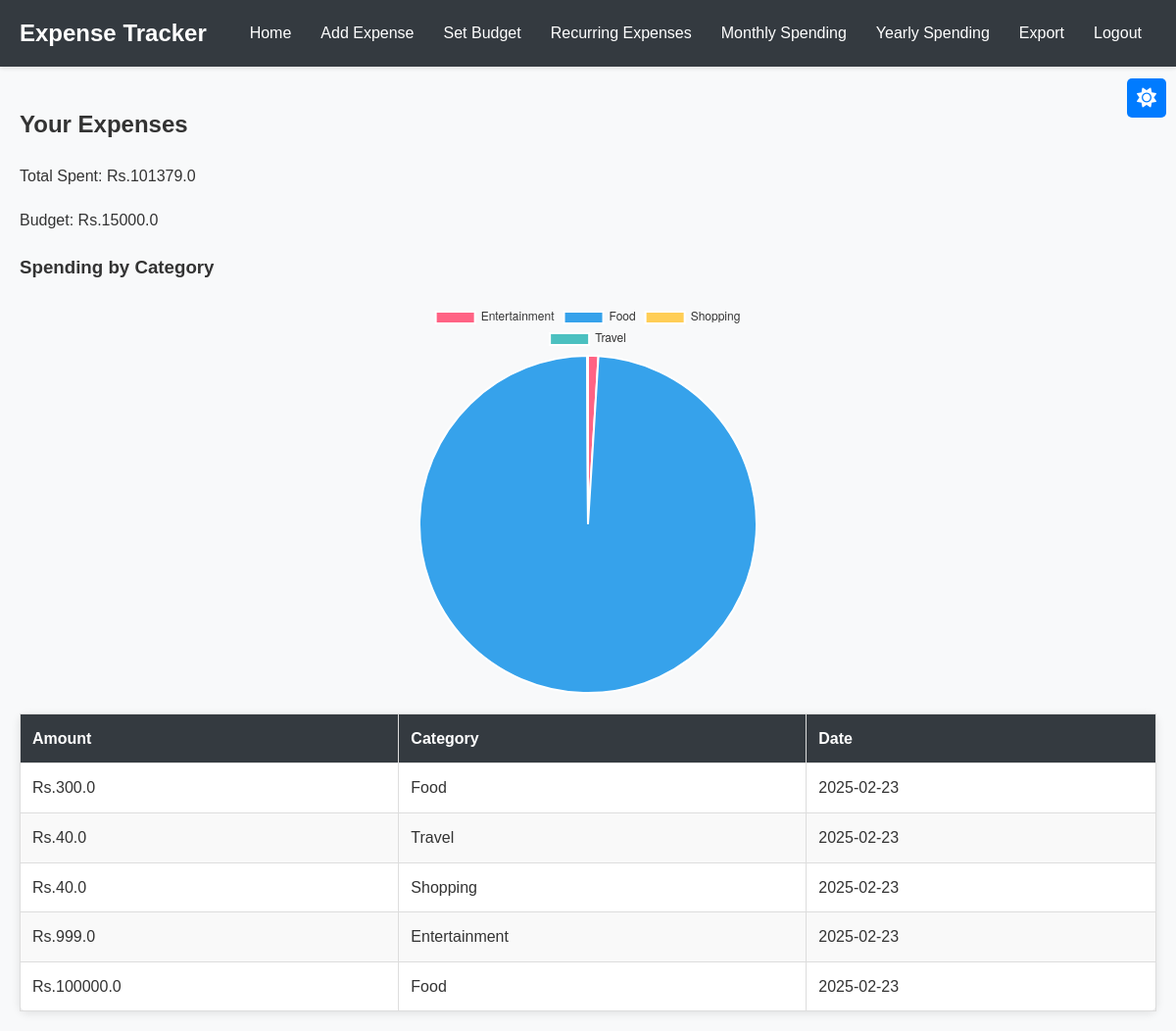
Screenshot of / (signed in) with the database file from the repository.
### app.py (models this page shows)
class Budget(db.Model):
    id = db.Column(db.Integer, primary_key=True)
    amount = db.Column(db.Float, nullable=False)
    user_id = db.Column(db.Integer, db.ForeignKey('user.id'), nullable=False)

class Expense(db.Model):
    id = db.Column(db.Integer, primary_key=True)
    amount = db.Column(db.Float, nullable=False)
    category = db.Column(db.String(100), nullable=False)
    date = db.Column(db.String(100), nullable=False)
    month = db.Column(db.String(7), nullable=False)
    user_id = db.Column(db.Integer, db.ForeignKey('user.id'), nullable=False)

### app.py (the view)
@app.route('/')
@login_required
def home():
    current_month = datetime.now().strftime('%Y-%m')
    expenses = Expense.query.filter_by(user_id=current_user.id, month=current_month).all()
    budget = Budget.query.filter_by(user_id=current_user.id).first()
    total_spent = sum(expense.amount for expense in expenses)
    categories = {}
    for expense in expenses:
        categories[expense.category] = categories.get(expense.category, 0) + expense.amount
    return render_template('index.html', expenses=expenses, total_spent=total_spent, budget=budget, alert=None, categories=categories)

### app.py (called while the page is built)
@login_manager.user_loader
def load_user(user_id):
    return User.query.get(int(user_id)) if user_id.isdigit() else None

### templates/index.html (shortened to what this page needs)
{% extends 'base.html' %}
{% block content %}
    <h2>Your Expenses</h2>
    <p>Total Spent: Rs.{{ total_spent }}</p>
    {% if budget %}
        <p>Budget: Rs.{{ budget.amount }}</p>
    {% endif %}
    <h3>Spending by Category</h3>
    <canvas id="categoryChart" class="chart-size"></canvas>
    <script>
        const ctx = document.getElementById('categoryChart').getContext('2d');
        const categories = {{ categories|tojson|safe }};
        const isDarkTheme = document.body.getAttribute('data-theme') === 'dark';
        const textColor = isDarkTheme ? '#e0e0e0' : '#333';
        const chart = new Chart(ctx, {
            type: 'pie',
            data: {
                labels: Object.keys(categories),
                datasets: [{
                    label: 'Amount Spent',
                    data: Object.values(categories),
                    backgroundColor: [
                        '#FF6384', '#36A2EB', '#FFCE56', '#4BC0C0', '#9966FF', '#FF9F40'
                    ]
                }]
            },
            options: {
                plugins: {
                    legend: {
                        labels: {
                            color: textColor,
                        }
                    },
                    tooltip: {
                        backgroundColor: isDarkTheme ? 'rgba(0, 0, 0, 0.8)' : 'rgba(255, 255, 255, 0.9)',
                        bodyColor: textColor,
                        titleColor: textColor,
                        borderColor: isDarkTheme ? '#e0e0e0' : '#333',
                        borderWidth: 1
                    }
                }
            }
        });
    </script>
    <table>
        <thead>
            <tr>
                <th>Amount</th>
                <th>Category</th>
                <th>Date</th>
            </tr>
        </thead>
        <tbody>
            {% for expense in expenses %}
                <tr>
                    <td>Rs.{{ expense.amount }}</td>
                    <td>{{ expense.category }}</td>
                    <td>{{ expense.date }}</td>
                </tr>
            {% endfor %}
        </tbody>
    </table>
{% endblock %}

### templates/base.html (shortened to what this page needs)
<!DOCTYPE html>
<html lang="en">
<head>
    <link rel="stylesheet" href="{{ url_for('static', filename='styles.css') }}">
    <link rel="stylesheet" href="https://cdnjs.cloudflare.com/ajax/libs/font-awesome/6.0.0-beta3/css/all.min.css">
</head>
<body>
    <header>
        <h1>Expense Tracker</h1>
        <button class="theme-toggle">
            <i class="fas fa-sun"></i>
        </button>
        <nav>
            <div class="nav-links" id="navLinks">
                <a href="{{ url_for('home') }}">Home</a>
                <a href="{{ url_for('add_expense') }}">Add Expense</a>
                <a href="{{ url_for('set_budget') }}">Set Budget</a>
                <a href="{{ url_for('recurring') }}">Recurring Expenses</a>
                <a href="{{ url_for('monthly_spending') }}">Monthly Spending</a>
                <a href="{{ url_for('yearly_spending') }}">Yearly Spending</a>
                <a href="{{ url_for('export') }}">Export</a>
                {% if current_user.is_authenticated %}
                    <a href="{{ url_for('logout') }}">Logout</a>
                {% else %}
                    <a href="{{ url_for('login') }}">Login</a>
                    <a href="{{ url_for('register') }}">Register</a>
                {% endif %}
            </div>
        </nav>
    </header>
    <main>
        {% block content %}{% endblock %}
    </main>
</body>
</html>

### static/styles.css (style rules this page uses)
:root { --background-color: #f8f9fa; --text-color: #333; --header-background: #343a40; --header-text: white; --form-background: white; --form-border: #ddd; --table-background: white; --table-border: #ddd; --table-header-background: #343a40; --table-header-text: white; --table-row-even: #f9f9f9; --table-row-hover: #f1f1f1; --alert-background: #d4edda; --alert-text: #155724; --alert-border: #c3e6cb; --button-background: #007bff; --button-hover: #0056b3; --link-color: #007bff; --link-hover: #0056b3; }
body { font-family: 'Arial', sans-serif; margin: 0; padding: 0; background-color: var(--background-color); color: var(--text-color); line-height: 1.6; transition: background-color 0.3s ease, color 0.3s ease; }
header { background-color: var(--header-background); color: var(--header-text); padding: 15px 0; text-align: center; box-shadow: 0 2px 4px rgba(0, 0, 0, 0.1); }
nav a { color: var(--header-text); margin: 0 15px; text-decoration: none; font-size: 16px; transition: color 0.3s ease; }
main { padding: 20px; max-width: 1200px; margin: 0 auto; }
button { width: 100%; padding: 10px; background-color: var(--button-background); color: white; border: none; border-radius: 5px; font-size: 16px; cursor: pointer; transition: background-color 0.3s ease; }
table { width: 100%; border-collapse: collapse; margin-top: 20px; background-color: var(--table-background); border-radius: 8px; box-shadow: 0 2px 10px rgba(0, 0, 0, 0.1); }
table, th, td { border: 1px solid var(--table-border); }
th, td { padding: 12px; text-align: left; color: var(--text-color); }
th { background-color: var(--table-header-background); color: var(--table-header-text); font-weight: bold; }
tr:nth-child(even) { background-color: var(--table-row-even); }
.chart-size { width: 100%; max-width: 400px; height: auto; margin: 20px auto; display: block; color: var(--text-color); }
a { color: var(--link-color); text-decoration: none; transition: color 0.3s ease; }
p { margin-bottom: 20px; font-size: 16px; color: var(--text-color); }
.theme-toggle { position: fixed; top: 80px; right: 10px; padding: 10px; background-color: var(--button-background); color: white; border: none; border-radius: 5px; cursor: pointer; transition: background-color 0.3s ease; z-index: 1000; display: flex; align-items: center; justify-content: center; width: 40px; height: 40px; }
.theme-toggle i { font-size: 20px; }
header { display: flex; align-items: center; justify-content: space-between; padding: 15px 20px; background-color: var(--header-background); color: var(--header-text); position: relative; }
h1 { margin: 0; font-size: 24px; }
nav { display: flex; align-items: center; }
.nav-links { display: flex; align-items: center; }
.nav-links a { color: var(--header-text); margin: 0 15px; text-decoration: none; font-size: 16px; transition: color 0.3s ease; }

### rows the page displays
Budget: amount "15000.0"
Expense: amount "300.0", category "Food", date "2025-02-23"
Expense: amount "40.0", category "Travel", date "2025-02-23"
Expense: amount "40.0", category "Shopping", date "2025-02-23"
Expense: amount "999.0", category "Entertainment", date "2025-02-23"
Expense: amount "100000.0", category "Food", date "2025-02-23"

### other values shown
{{ total_spent }} "101379.0"
chart data {{ categories|tojson|safe }} {"Entertainment": 999.0, "Food": 100300.0, "Shopping": 40.0, "Travel": 40.0}
